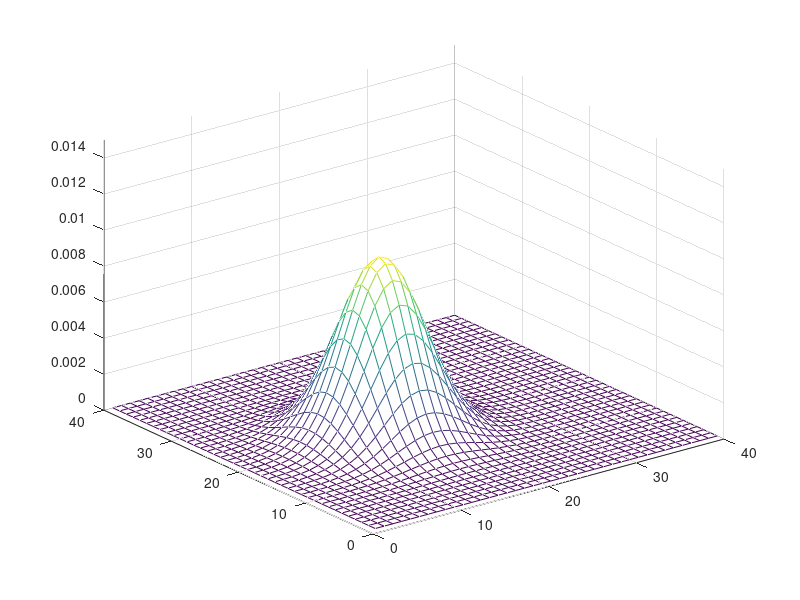
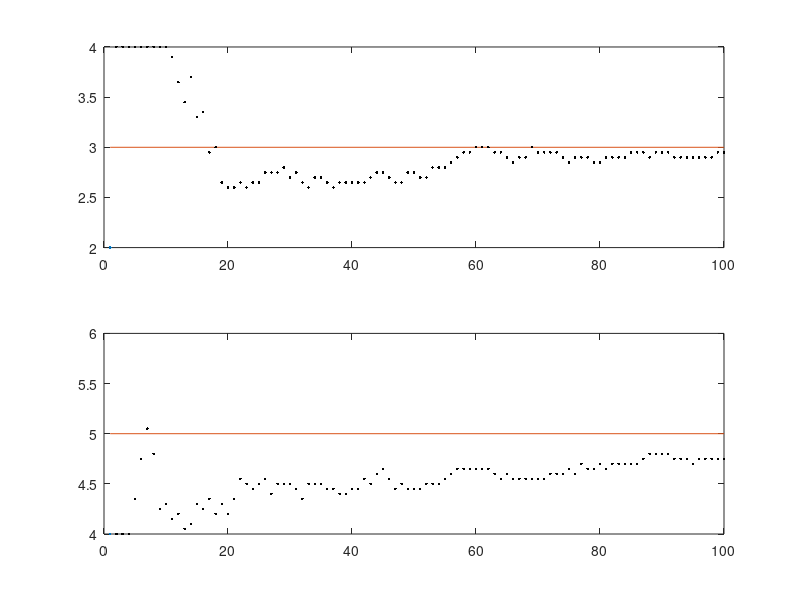

MATLAB code for these plots, in order:
% written by StudentDave
%for licensing and usage questions
%email scienceguy5000 at gmail. com

%recursive bayesian estimation example:
%adapted from Michael A. Goodrich
%3 Sept 2004, CS 470

figure(1);clf;
figure(2);clf;
N = 100
s=[3;5];  % where the quail is hiding

%quail squawks N times, and for each squawk, the ninja hears the quail at
%some location. The error in estimation of where the qual is will be
%defined as gaussian around where the quail actually is with a standard
%deviation of 2.

n=2*randn(2,N); % Create vector of iterative squawks with a standard deviation of 2.
x=zeros(2,N); % x will be the initialized variable for where the ninja thinks he hears the quail.

%center the gaussian random swarks around the point where the quail
%actually is. and plot
figure(1);

%make the plot prettier
h=plot(s(1),s(2),'r.');  % Plot where the quail actually is
set(h,'markersize',40,'linewidth',3); % make pretty
axis([0,10,0,10]);  % make pretty
hold off;
hold on
for i=1:N
    x(:,i)=s+n(:,i);
    plot(x(1,i),x(2,i),'k.','markersize',10);
    %pause
end;




%now, we do Ninja bayes!

%define the locations the quail can be at
Sa=[2:0.05:4];
Sb=[4:0.05:6];


%no bias, no prior knowledge, uniform distribution
L=length(Sa);
Pr=ones(L,L); % Initialize all one --> uniform prior
Po=ones(L,L); %duplicate for iterative update

%bias the prior toward the quail
%figure(1);mesh(centered_prior), axis([0 40 0 40 0 0.015])
%Po = centered_prior;
%Pr = centered_prior;

%bias the prior away from the quail
%figure(1);mesh(off_centered_prior), axis([0 40 0 40 0 0.015])
%Po = off_centered_prior;
%Pr = off_centered_prior;

Pr=Pr/sum(sum(Pr)); % Turn the prior into a pmf by dividing by the sum.
Po=Po/sum(sum(Po)); % Each value is now 1/(number of states), so it all sums to one.
figure(1);clf;mesh(Po), axis([0 40 0 40 0 0.015])






%%iterative bayes

[a,b]=find(Po==max(max(Po)));  % Pull out the indices at which Po achieves its max to start.
sest=[Sa(a);Sb(b)];  % The best estimate of the true state to start.
figure(1);
clf
figure(2);
clf
subplot(211); plot(1,sest(1)); hold on;
line([1,N],[s(1),s(1)]); % Draw a line at the location of the x dimension.
subplot(212); plot(1,sest(2)); hold on;
line([1,N],[s(2),s(2)]); % Draw a line at the location of the y dimension.

K=[4,0;0,4]; % covariance matrix for making a 2-D gaussian
for (n=2:length(x));
    Pr=Po; %store the posterior to the prior.
    m=0*Pr;   
    %likelihood
    % look at each location, assume that the given location is
    % is there quail is, and get the likelihood of the data x(:,n) assuming
    % 2-d gaussian noise
    for (i=1:length(Pr))
       for (j=1:length(Pr))
           me=[Sa(i);Sb(j)];
           m(i,j) = 1/sqrt((2*pi)^2*det(K)) * exp(-(x(:,n)-me)'*inv(K)*(x(:,n)-me)/2); %Compute likelihood           
           m(i,j) = m(i,j) * Pr(i,j); % Combine this likelihood with the prior   
       end;
    end;
    Po=m/sum(sum(m)); %normalize this distribution to make it a proper probability distribution.
    figure(1);mesh(Po), axis([0 40 0 40 0 0.015]) %plot it
    pause(.4)
    figure(2);
    [a,b]=find(Po==max(max(Po)));  % Get the peak value; it's most likely location of the Quail.
    sest=[Sa(a);Sb(b)];  %A store the coordinates of this location in the bushes
    subplot(211);plot(n,sest(1),'k.');axis([0 N 2 4 ])
    subplot(212); plot(n,sest(2),'k.');axis([0 N 4 6 ])
    pause(.4)
end;  
subplot(211); hold off;
subplot(212); hold off;